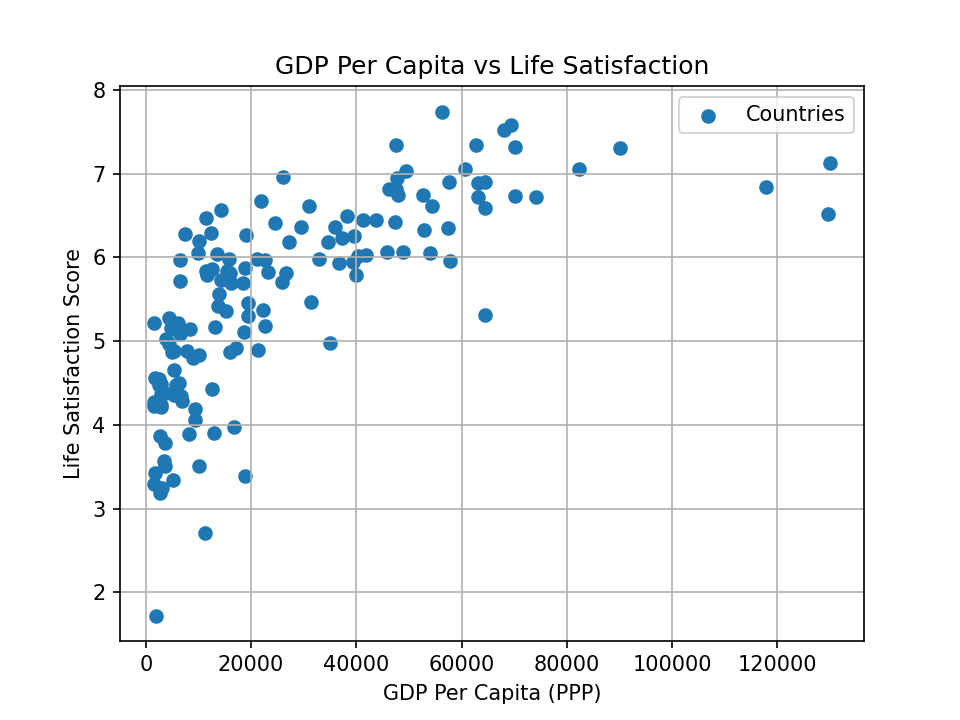

Source code (Python):
# Ugly version: scatter with default colors and grid
import matplotlib.pyplot as plt
import pandas as pd
import numpy as np
import os

SCRIPT_DIR = os.path.dirname(os.path.abspath(__file__))
ROOT_DIR = os.path.dirname(os.path.dirname(SCRIPT_DIR))

df = pd.read_csv(os.path.join(ROOT_DIR, 'datasets', 'gdp_vs_happiness.csv'))
data = df[(df['Year'] == 2023) &
          df['Life satisfaction'].notna() &
          df['GDP per capita'].notna() &
          df['Code'].notna()].copy()

aggregates = ['World', 'High-income countries', 'Low-income countries',
              'Upper-middle-income countries', 'Lower-middle-income countries']
data = data[~data['Entity'].isin(aggregates)]

fig, ax = plt.subplots()

ax.scatter(data['GDP per capita'], data['Life satisfaction'], marker='o')
ax.set_title('GDP Per Capita vs Life Satisfaction')
ax.set_xlabel('GDP Per Capita (PPP)')
ax.set_ylabel('Life Satisfaction Score', rotation=90)
ax.legend(['Countries'])
ax.grid(True)

plt.savefig(os.path.join(SCRIPT_DIR, '05_ugly.png'), dpi=150)
plt.show()
